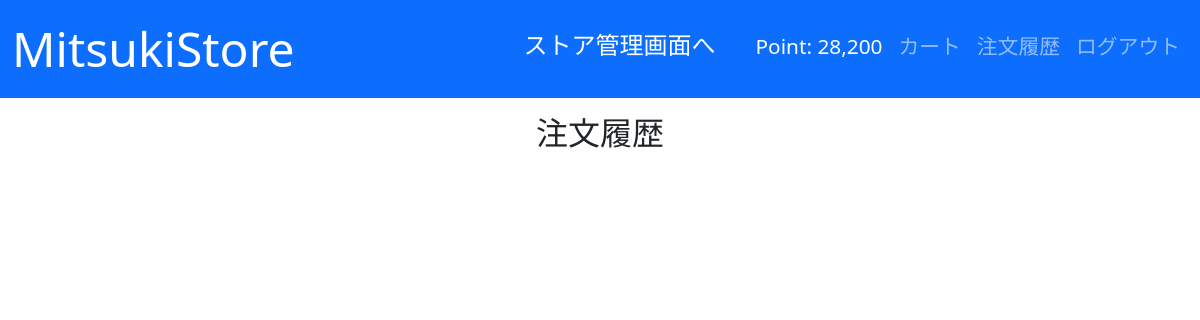
Page /order_history/ (signed in) on the earlier database version.
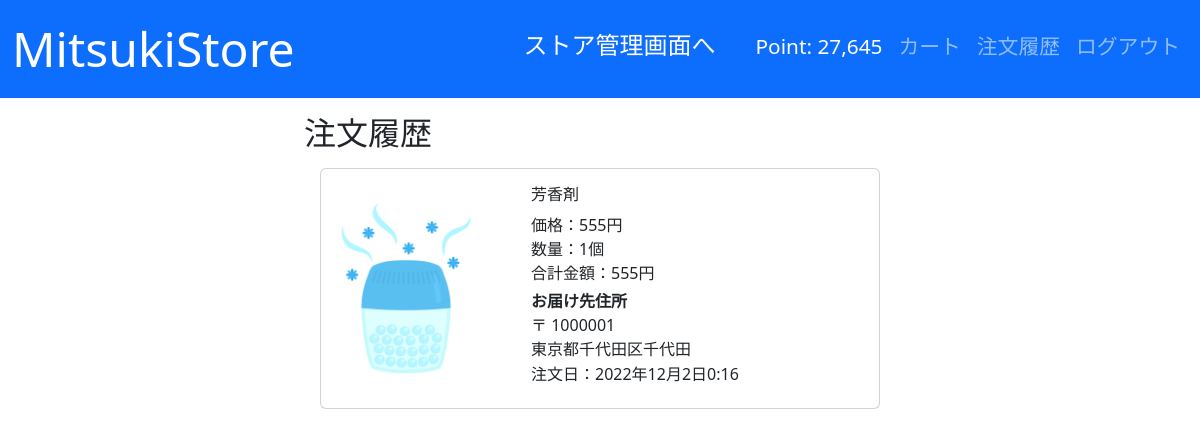
Same page on the later database version.
### users/models.py (models this page shows)
class User(AbstractBaseUser, PermissionsMixin):
    initial_point = 50000
    email = models.EmailField("メールアドレス", unique=True)
    point = models.PositiveIntegerField(default=initial_point)
    is_staff = models.BooleanField("is_staff", default=False)
    is_active = models.BooleanField("is_active", default=True)
    date_joined = models.DateTimeField("date_joined", default=timezone.now)
    objects = UserManager()
    USERNAME_FIELD = "email"
    EMAIL_FIELD = "email"
    REQUIRED_FIELDS = []
    class Meta:
        verbose_name = "user"
        verbose_name_plural = "users"

### store_main/models.py (models this page shows, shortened)
class Sale(models.Model):
    product = models.ForeignKey(Product, on_delete=models.PROTECT,
                                verbose_name='商品名', )
    user = models.ForeignKey(get_user_model(), on_delete=models.PROTECT,
                             verbose_name='ユーザー名', )
    amount = models.PositiveIntegerField(verbose_name="購入個数", default=0)
    price = models.PositiveIntegerField(verbose_name='商品単価', default=0)
    total_price = models.PositiveIntegerField(verbose_name='小計', default=0)
    zip_code = models.CharField(verbose_name='郵便番号', max_length=128,
                                blank=True, default='')
    address = models.CharField(verbose_name='住所', max_length=128, blank=True,
                               default='')
    created_at = models.DateTimeField(verbose_name='販売日', auto_now=True)

class Product(models.Model):
    name = models.CharField(verbose_name='商品名', max_length=128)
    description = models.TextField(verbose_name='商品説明', max_length=5000,
                                   blank=True, default='')
    price = models.PositiveIntegerField(verbose_name='価格', blank=True,
                                        default=0)
    amount = models.PositiveIntegerField(verbose_name='在庫数', blank=True,
                                         default=0)
    image = models.ImageField(verbose_name='商品画像', upload_to='product', )
    code = models.CharField(verbose_name='商品コード', max_length=128, )

### main/views.py (the view)
# urls.py: path('order_history/', views.order_history, name='order_history'),
@login_required
def order_history(request):
    user = request.user
    sales = Sale.objects.filter(user=user).order_by('-created_at')
    context = {'sales': sales}
    return render(request, template_name='main/order_history.html',
                  context=context)

### main/templates/main/order_history.html
{% extends 'base.html' %}
{% load humanize %}
{% block content %}
<div class="container order-container">
    <div class="order-history mt-3">
        <h2>注文履歴</h2>
        {% for sale in sales %}
        <div class="card m-3" style="width: 35rem;">
            <div class="row no-gutters">
                <div class="col-md-4 my-auto">
                    <img class="card-img cart-img"
                         src="{{ sale.product.image.url }}">
                </div>
                <div class="col-md-8">
                    <div class="card-body">
                        <div class="order-content mb-1">
                        <h6 class="card-title">{{ sale.product.name }}</h6>
                        価格：{{ sale.price }}円
                        <br>
                        数量：{{ sale.amount }}個
                        <br>
                        合計金額：{{ sale.total_price }}円
                            </div>
                        <div class="order-address my-1">
                            <strong>お届け先住所</strong>
                            <br>
                            〒 {{ sale.zip_code }}
                            <br>
                            {{ sale.address }}
                        </div>
                        <div class="order-day mb-1">
                            <h6>注文日：{{ sale.created_at }}</h6>
                        </div>
                    </div>
                </div>
            </div>
        </div>
        {% endfor %}
    </div>
</div>
{% endblock content %}

### templates/base.html (shortened to what this page needs)
<!doctype html>
{% load django_bootstrap5 %}
{% load static %}
{% load humanize %}
<html lang="ja">
<head>
    {% bootstrap_css %}
    <link rel="stylesheet"
          href="{% static 'css/style.css' %}?<?php date_default_timezone_set('Asia/Tokyo'); echo date('ymdHis',filemtime('{% static 'css/style.css' %}')); ?>"/>
</head>
<body>
<header>
    <nav class="navbar navbar-expand-lg navbar-dark bg-primary">
        <div class="container-fluid">
            <a class="navbar-brand"
               href="{% url 'main:index' %}">MitsukiStore</a>
            <div class="collapse navbar-collapse justify-content-end"
                 id="navbarNav">
                <ul class="navbar-nav">
                    {% if request.user.is_authenticated %}
                    {% if user.is_superuser %}
                    <li class="nav-item h4 mx-4">
                        <a class="nav-link active"
                           href="{% url 'store_main:store_index' %}">ストア管理画面へ</a>
                    </li>
                    {% endif %}
                    <li class="nav-item">
                        <a class="nav-link active" aria-current="page"
                           href="#">Point: {{ user.point }}</a>
                    </li>
                    <li class="nav-item">
                        <a class="nav-link"
                           href="{% url 'main:user_cart' %}">カート</a>
                    </li>
                    <li class="nav-item">
                        <a class="nav-link"
                           href="{% url 'main:order_history' %}">注文履歴</a>
                    </li>
                    <li class="nav-item">
                        <a class="nav-link" href="{% url 'users:logout' %}"
                           tabindex="-1"
                           aria-disabled="true">ログアウト</a>
                    </li>
                    {% endif %}
                </ul>
            </div>
        </div>
    </nav>
</header>
<div class="container">
    {% block content %}
    {% endblock content %}
</div>
</body>
</html>

Differences in the rows shown:
changed User: point "28,200" → "27,645"
added Sale: product.image (picture), product.name "芳香剤", price "555", amount "1", total_price "555", zip_code "1000001", address "東京都千代田区千代田", created_at "2022年12月2日0:16"
